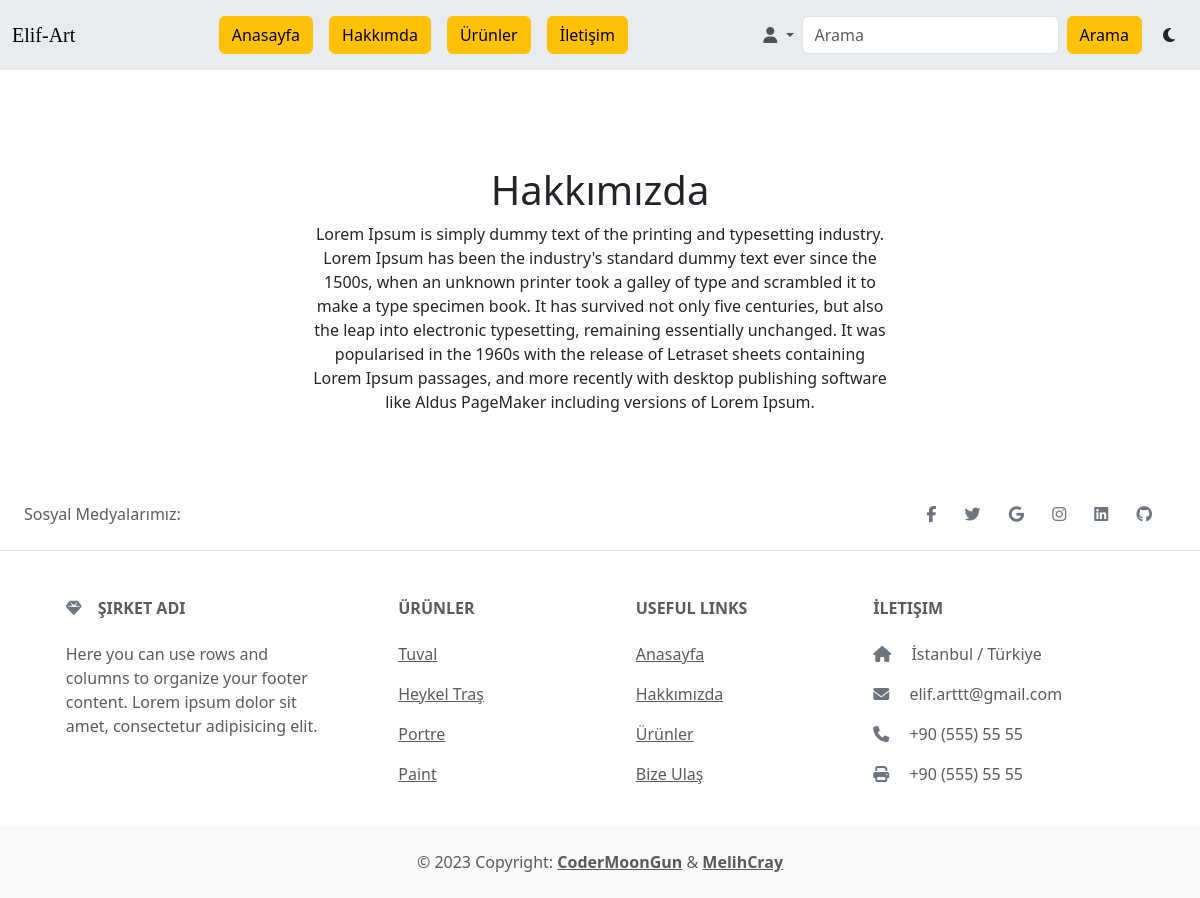
/hakkimizda, run on an earlier commit of the app's database.
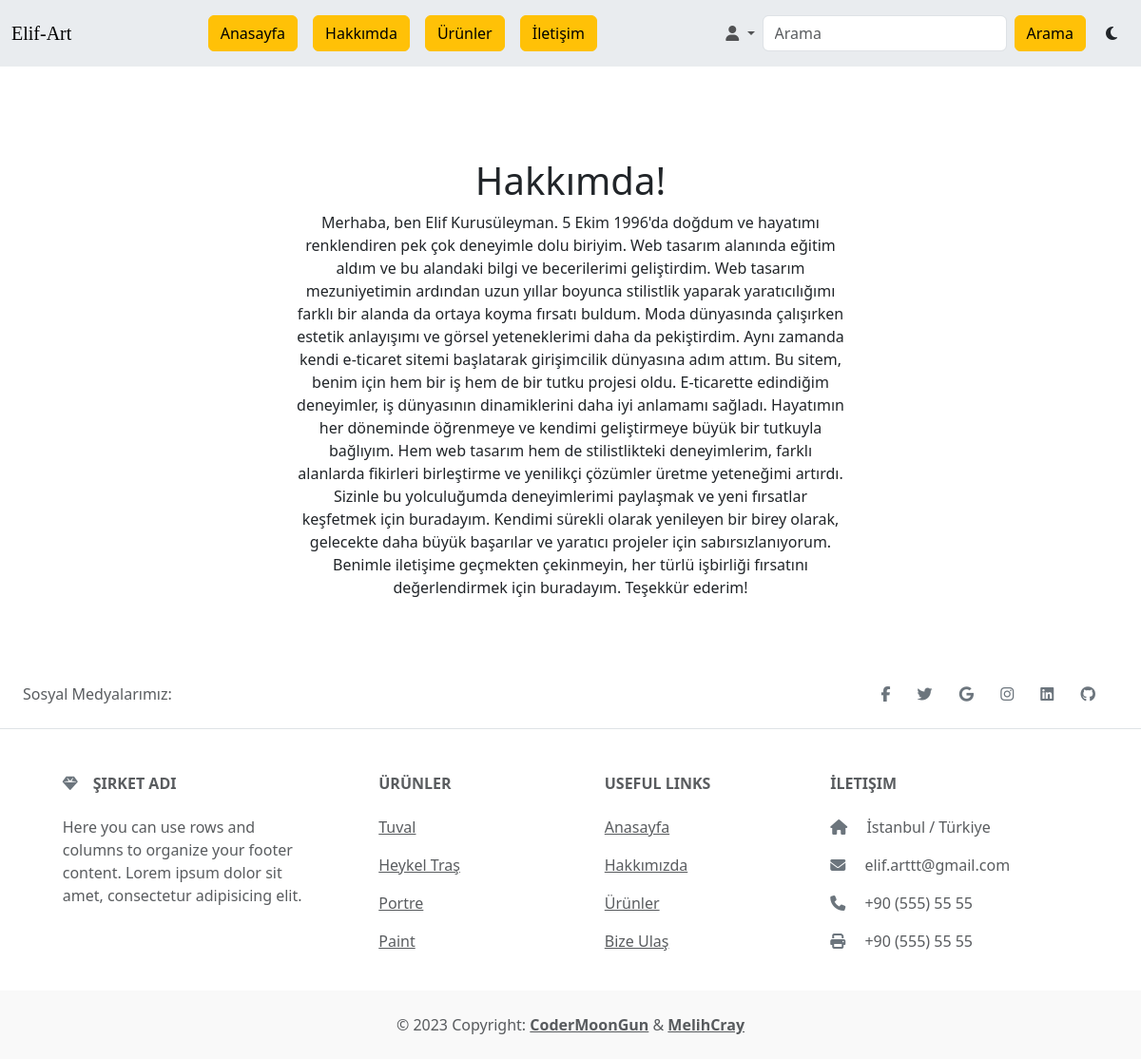
And on a later commit of the database.
### siteApp/models.py (models this page shows, shortened)
class Hakkimizda(models.Model):
    hakkimizdaBaslik = models.CharField(("Başlık"), max_length=50)
    hakkimizdaIcerik = models.TextField(("İçerik"), max_length=2000)

### siteApp/views.py (the view)
# urls.py: path('hakkimizda', hakkimizda, name='hakkimda'),
def hakkimizda(request):
    icerik = {}
    db = Hakkimizda.objects.all()
    icerik['hakkimizdaVeri'] = db
    return render(request, "hakkimizda.html", icerik)

### siteApp/templates/hakkimizda.html (shortened to what this page needs)
{% extends "base.html" %}
{% block site-icerik %}
<section id="urunler">
  {% if hakkimizdaVeri %}
  {% for hakkimiz in hakkimizdaVeri %}
  <div class="row justify-content-center m-auto mt-5">
    <div class="col-md-6  ">
      <h1 class="text-center mt-5 ">{{hakkimiz.hakkimizdaBaslik}}</h1>
      <p class="text-center mt-2 ">{{hakkimiz.hakkimizdaIcerik}}</p>
    </div>
  </div>
</section>
{% endfor %}
{% endif %}
{% endblock site-icerik %}

### siteApp/templates/base.html (shortened to what this page needs)
{% load static %}
<!DOCTYPE html>
<html lang="en">
<head>
    <link href="https://cdn.jsdelivr.net/npm/bootstrap@5.3.1/dist/css/bootstrap.min.css" rel="stylesheet"
>
    <link rel="stylesheet" href="https://cdnjs.cloudflare.com/ajax/libs/font-awesome/6.4.2/css/all.min.css"
 />
    <link rel="stylesheet" href="https://cdn.jsdelivr.net/npm/swiper@10/swiper-bundle.min.css" />
    <link rel="stylesheet" href="{% static '/css/style.css' %}">
</head>
<body id="body">
    {% include "./Components/_navbar.html" %}
    {% block site-icerik %}
    {% endblock site-icerik %}
    {% include "./Components/_footer.html" %}
</body>
</html>

### siteApp/templates/Components/_navbar.html (shortened to what this page needs)
<nav class="navbar sticky-top navbar-expand-lg bg-body-secondary">
    <div class="container-fluid">
      <a  class="navbar-brand" href="{% url 'home' %}" style="font-family: cursive;">Elif-Art</a>
      <div class="collapse navbar-collapse" id="navbarSupportedContent">
        <ul class="navbar-nav m-auto me-0 mb-2 mb-lg-0">
          <li class="nav-item">
            <a class="nav-link" href="{% url 'home' %}"><button class="btn btn-warning">Anasayfa</button></a>
          </li>
          <li class="nav-item">
            <a class="nav-link" href="{% url 'hakkimda' %}"><button class="btn btn-warning">Hakkımda</button></a>
          </li>
          <li class="nav-item">
            <a class="nav-link" href="{% url 'urun' %}"><button class="btn btn-warning">Ürünler</button></a>
          </li>
          <li class="nav-item">
            <a class="nav-link" href="{% url 'iletisim' %}"><button class="btn btn-warning">İletişim</button></a>
          </li>
        </ul>
        <ul class="navbar-nav ms-auto mb-2 mb-lg-0">
            <li class="nav-item dropdown">
                <a class="nav-link dropdown-toggle" href="#" role="button" data-bs-toggle="dropdown" aria-expanded="false">
                    <i class="fa-solid fa-user"></i>
                </a>
              </li>
        </ul>
        <form class="d-flex" action="{% url 'search' %}" role="search" method="post">
          <input class="form-control me-2" type="search" placeholder="Arama" aria-label="Search" name="search">
          <button class="btn btn-warning" type="submit">Arama</button>
        </form>
        <div class="ms-lg-2">
            <button id="darklightbtn" class="btn"></button>
        </div>
      </div>
    </div>
  </nav>

### siteApp/templates/Components/_footer.html
<footer class="text-center text-lg-start text-muted mt-5">
  <section class="d-flex justify-content-center justify-content-lg-between p-4 border-bottom">
    <div class="me-5 d-none d-lg-block">
      <span>Sosyal Medyalarımız:</span>
    </div>
    <div>
    <a href="" class="me-4 link-secondary"><i class="fab fa-facebook-f"></i></a>
    <a href="" class="me-4 link-secondary"><i class="fab fa-twitter"></i></a>
    <a href="" class="me-4 link-secondary"><i class="fab fa-google"></i></a>
    <a href="https://www.instagram.com/elffartt_/" target="_blank" class="me-4 link-secondary"><i class="fab fa-instagram"></i></a>
    <a href="" class="me-4 link-secondary"><i class="fab fa-linkedin"></i></a>
    <a href="" class="me-4 link-secondary"><i class="fab fa-github"></i></a>
    </div>
  </section>
  <section class="">
    <div class="container text-center text-md-start mt-5">
      <div class="row mt-3">
        <div class="col-md-3 col-lg-4 col-xl-3 mx-auto mb-4">
          <h6 class="text-uppercase fw-bold mb-4">
            <i class="fas fa-gem me-3 text-secondary"></i>Şirket Adı
          </h6>
          <p>
            Here you can use rows and columns to organize your footer content. Lorem ipsum
            dolor sit amet, consectetur adipisicing elit.
          </p>
        </div>
        <div class="col-md-2 col-lg-2 col-xl-2 mx-auto mb-4">
          <h6 class="text-uppercase fw-bold mb-4">
            Ürünler
          </h6>
          <p>
            <a href="#!" class="text-reset">Tuval</a>
          </p>
          <p>
            <a href="#!" class="text-reset">Heykel Traş</a>
          </p>
          <p>
            <a href="#!" class="text-reset">Portre</a>
          </p>
          <p>
            <a href="#!" class="text-reset">Paint</a>
          </p>
        </div>
        <div class="col-md-3 col-lg-2 col-xl-2 mx-auto mb-4">
          <h6 class="text-uppercase fw-bold mb-4">
            Useful links
          </h6>
          <p>
            <a href="{% url 'home' %}" class="text-reset">Anasayfa</a>
          </p>
          <p>
            <a href="{% url 'hakkimda' %}" class="text-reset">Hakkımızda</a>
          </p>
          <p>
            <a href="{% url 'urun' %}" class="text-reset">Ürünler</a>
          </p>
          <p>
            <a href="{% url 'iletisim' %}" class="text-reset">Bize Ulaş</a>
          </p>
        </div>
        <div class="col-md-4 col-lg-3 col-xl-3 mx-auto mb-md-0 mb-4">
          <h6 class="text-uppercase fw-bold mb-4">İletişim</h6>
          <p><i class="fas fa-home me-3 text-secondary"></i> İstanbul / Türkiye</p>
          <p>
            <i class="fas fa-envelope me-3 text-secondary"></i>
            <a style="text-decoration: none; color:inherit;" href="mailto:elif.arttt@gmail.com">elif.arttt@gmail.com</a>
          </p>
          <p><i class="fas fa-phone me-3 text-secondary"></i> +90 (555) 55 55</p>
          <p><i class="fas fa-print me-3 text-secondary"></i> +90 (555) 55 55</p>
        </div>
      </div>
    </div>
  </section>
  <div class="text-center p-4" style="background-color: rgba(0, 0, 0, 0.025);">
    © 2023 Copyright:
    <a class="text-reset fw-bold" href="https://instagram.com/CoderMoonGun" target="_blank">CoderMoonGun</a> &
    <a class="text-reset fw-bold" href="https://instagram.com/melihcray" target="_blank">MelihCray</a>
  </div>
</footer>

### siteApp/static/css/style.css (style rules this page uses)
* { margin: 0; padding: 0; box-sizing: border-box; }

What changed in the data, as far as the page shows it:
removed Hakkimizda: hakkimizdaBaslik "Hakkımızda", hakkimizdaIcerik "Lorem Ipsum is simply dummy text of the printing and typesetting industry. Lorem Ipsum has been the industry's standard dummy text ever since the 1500s, when an unknown printer took a galley of type and scrambled it to make a type specimen book. It has survived not only five centuries, but also the leap into electronic typesetting, remaining essentially unchanged. It was popularised in the 1960s with the release of Letraset sheets containing Lorem Ipsum passages, and more recently with desktop publishing software like Aldus PageMaker including versions of Lorem Ipsum."
added Hakkimizda: hakkimizdaBaslik "Hakkımda!", hakkimizdaIcerik "Merhaba, ben Elif Kurusüleyman. 5 Ekim 1996'da doğdum ve hayatımı renklendiren pek çok deneyimle dolu biriyim. Web tasarım alanında eğitim aldım ve bu alandaki bilgi ve becerilerimi geliştirdim. Web tasarım mezuniyetimin ardından uzun yıllar boyunca stilistlik yaparak yaratıcılığımı farklı bir alanda da ortaya koyma fırsatı buldum. Moda dünyasında çalışırken estetik anlayışımı ve görsel yeteneklerimi daha da pekiştirdim. Aynı zamanda kendi e-ticaret sitemi başlatarak girişimcilik dünyasına adım attım. Bu sitem, benim için hem bir iş hem de bir tutku projesi oldu. E-ticarette edindiğim deneyimler, iş dünyasının dinamiklerini daha iyi anlamamı sağladı. Hayatımın her döneminde öğrenmeye ve…"
